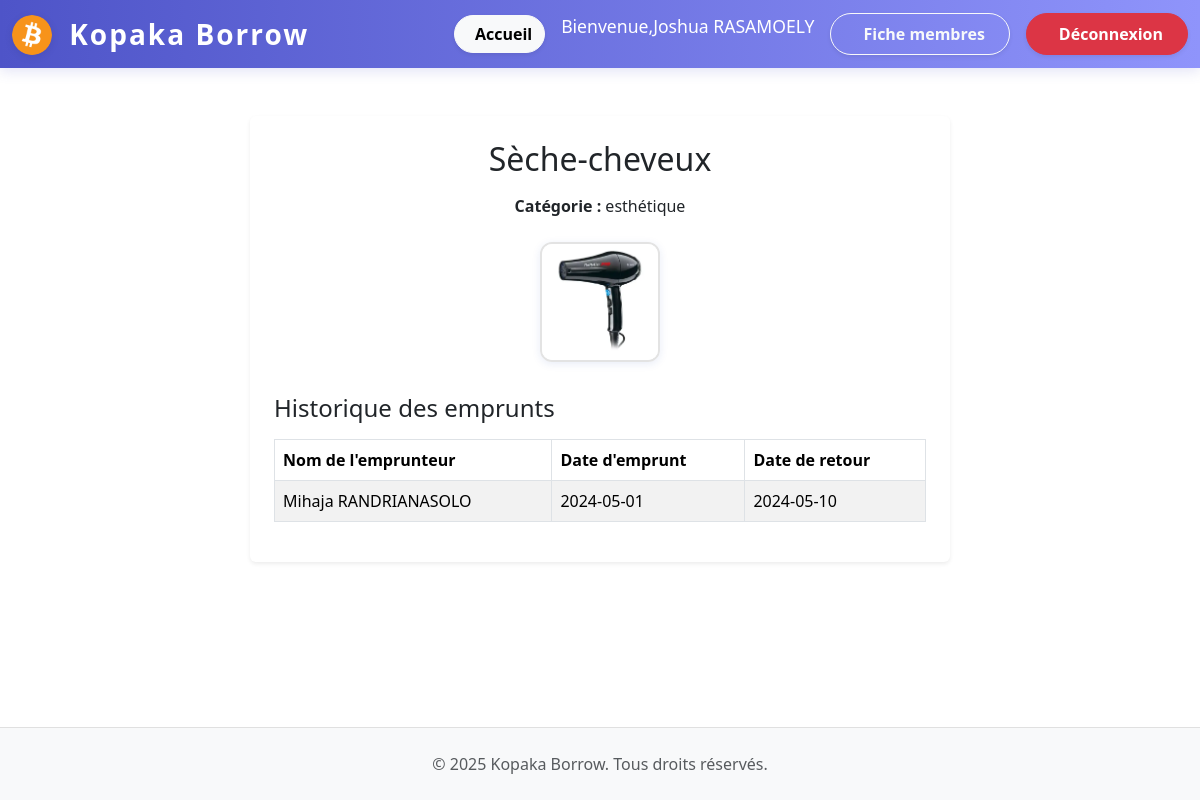
The app's page /pages/page_sites/fiche_objet.php?id=1 (signed in) with its own data.
### tables this page shows
CREATE TABLE EMPRUNTS_objet (
    id_objet INT AUTO_INCREMENT PRIMARY KEY,
    nom_objet VARCHAR(100),
    id_categorie INT,
    id_membre INT,
    FOREIGN KEY (id_categorie) REFERENCES EMPRUNTS_categorie_objet(id_categorie),
    FOREIGN KEY (id_membre) REFERENCES EMPRUNTS_membres(id_membre)
);

CREATE TABLE EMPRUNTS_categorie_objet (
    id_categorie INT AUTO_INCREMENT PRIMARY KEY,
    nom_categorie VARCHAR(100)
);

CREATE TABLE EMPRUNTS_emprunt (
    id_emprunt INT AUTO_INCREMENT PRIMARY KEY,
    id_objet INT,
    id_membre INT,
    date_emprunt DATE,
    date_retour DATE,
    FOREIGN KEY (id_objet) REFERENCES EMPRUNTS_objet(id_objet),
    FOREIGN KEY (id_membre) REFERENCES EMPRUNTS_membres(id_membre)
);

CREATE TABLE EMPRUNTS_membres (
    id_membre INT AUTO_INCREMENT PRIMARY KEY,
    nom VARCHAR(100),
    date_de_naissance DATE,
    genre CHAR(1),
    email VARCHAR(100),
    ville VARCHAR(100),
    mdp VARCHAR(100),
    image_profil VARCHAR(255)
);

### inc/functions.php (called while the page is built, shortened)
<?php
function get_objet_by_id($bdd, $id_objet) {
    $sql = "SELECT o.nom_objet, c.nom_categorie FROM EMPRUNTS_objet o JOIN EMPRUNTS_categorie_objet c ON o.id_categorie = c.id_categorie WHERE o.id_objet = $id_objet";
    $res = mysqli_query($bdd, $sql);
    if ($res && mysqli_num_rows($res) > 0) {
        return mysqli_fetch_assoc($res);
    } else {
        return false;
    }
}
function get_images_objet($bdd, $id_objet) {
    $sql = "SELECT nom_image FROM EMPRUNTS_images_objet WHERE id_objet = $id_objet";
    $res = mysqli_query($bdd, $sql);
    $images = array();
    if ($res && mysqli_num_rows($res) > 0) {
        while ($row = mysqli_fetch_assoc($res)) {
            $images[] = $row['nom_image'];
        }
    }
    return $images;
}
function get_historique_emprunts_objet($bdd, $id_objet) {
    $sql = "SELECT e.date_emprunt, e.date_retour, m.nom FROM EMPRUNTS_emprunt e JOIN EMPRUNTS_membres m ON e.id_membre = m.id_membre WHERE e.id_objet = $id_objet ORDER BY e.date_emprunt DESC";
    $res = mysqli_query($bdd, $sql);
    $hist = array();
    if ($res && mysqli_num_rows($res) > 0) {
        while ($row = mysqli_fetch_assoc($res)) {
            $hist[] = $row;
        }
    }
    return $hist;
}

### pages/page_sites/fiche_objet.php (the view, shortened to what this page needs)
<?php
require_once '../../inc/connexion.php';
require_once '../../inc/functions.php';
$bdd = connectDB();
if (isset($_GET['id'])) {
    $id_objet = $_GET['id'];
    $objet = get_objet_by_id($bdd, $id_objet);
    $images = get_images_objet($bdd, $id_objet);
    $historique = get_historique_emprunts_objet($bdd, $id_objet);
} else {
    $objet = false;
}
?>
<!DOCTYPE html>
<html lang="fr">
<head>
    <link rel="stylesheet" href="../../assets/css/bootstrap.min.css">
    <link rel="stylesheet" href="../../assets/css_perso/style_fiche.css">
</head>
<body>
<?php include '../../inc/header.php'; ?>
<div class="container mt-5 mb-5">
    <?php if ($objet) { ?>
        <div class="fiche-objet-box p-4 bg-white rounded shadow-sm">
            <h2 class="mb-3 text-center"><?php echo $objet['nom_objet']; ?></h2>
            <p class="text-center mb-4"><strong>Catégorie :</strong> <?php echo $objet['nom_categorie']; ?></p>
            <div class="row justify-content-center mb-4">
                <?php if (count($images) > 0) {
                    foreach ($images as $img) { ?>
                        <div class="col-auto mb-2">
                            <img src="../../<?php echo $img; ?>" alt="image objet" class="img-fiche-objet">
                        </div>
                <?php } } else { ?>
                    <div class="col-auto mb-2">
                        <img src="../../assets/images/img_objet/tournevis.webp" alt="image objet" class="img-fiche-objet">
                    </div>
                <?php } ?>
            </div>
            <h4 class="mb-3">Historique des emprunts</h4>
            <div class="table-responsive">
                <table class="table table-bordered table-striped align-middle">
                    <thead>
                        <tr>
                            <th>Nom de l'emprunteur</th>
                            <th>Date d'emprunt</th>
                            <th>Date de retour</th>
                        </tr>
                    </thead>
                    <tbody>
                        <?php if (count($historique) > 0) {
                            foreach ($historique as $emp) { ?>
                                <tr>
                                    <td><?php echo $emp['nom']; ?></td>
                                    <td><?php echo $emp['date_emprunt']; ?></td>
                                    <td><?php echo $emp['date_retour']; ?></td>
                                </tr>
                        <?php } } else { ?>
                            <tr><td colspan="3">Aucun emprunt pour cet objet.</td></tr>
                        <?php } ?>
                    </tbody>
                </table>
            </div>
        </div>
    <?php } else { ?>
        <div class="alert alert-danger mt-5">Objet introuvable.</div>
    <?php } ?>
</div>
<?php include '../../inc/footer.php'; ?>
</body>
</html>

### assets/css_perso/style_fiche.css (style rules this page uses)
.fiche-objet-box { max-width: 700px; margin: 0 auto; }
.img-fiche-objet { width: 120px; height: 120px; object-fit: cover; border-radius: 12px; box-shadow: 0 2px 8px rgba(30,64,175,0.10); border: 2px solid #e3e3e3; }
html, body { height: 100%; }
body { min-height: 100vh; display: flex; flex-direction: column; }
.container { flex: 1 0 auto; }

### records on screen
emprunts_objet: nom_objet "Sèche-cheveux", id_categorie.nom_categorie "esthétique"
emprunts_emprunt: id_membre.nom "Mihaja RANDRIANASOLO", date_emprunt "2024-05-01", date_retour "2024-05-10"

### other values on screen
$_SESSION['nom'] "Joshua RASAMOELY"
